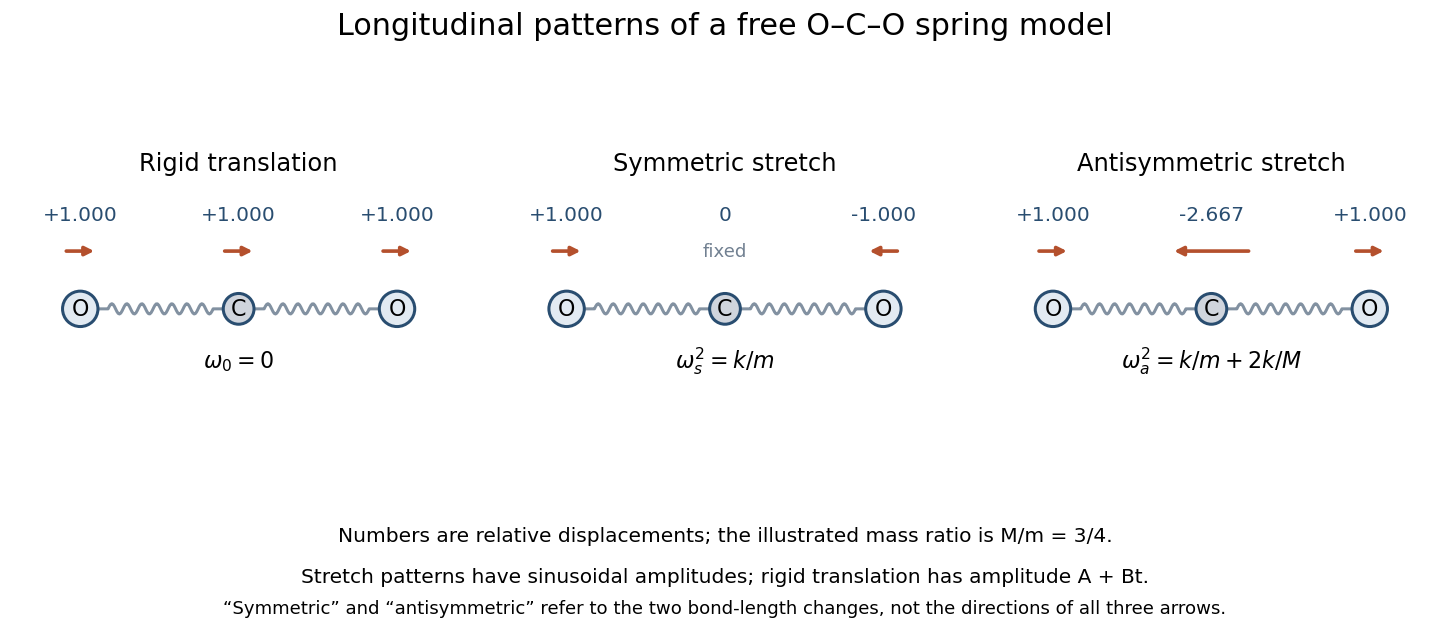

Write Python code to recreate this figure.
"""Original longitudinal molecular mode patterns. Python 3.14, NumPy 2.3, Matplotlib 3.10.
Run in the mirrored _media directory; PNG is saved to cwd on opaque white.
"""
from pathlib import Path
import matplotlib
matplotlib.use('Agg')
import matplotlib.pyplot as plt
from matplotlib.patches import Circle,FancyArrowPatch
import numpy as np


def spring(ax,left,right):
    xx=np.linspace(left,right,100);yy=np.zeros_like(xx)
    yy[8:-8]=.055*np.sin(np.linspace(0,14*np.pi,len(xx)-16))
    ax.plot(xx,yy,color='#8291a1',lw=1.5)


fig,axes=plt.subplots(1,3,figsize=(10,4.3),facecolor='white')
ratio=.75
shapes=[(1,1,1),(1,0,-1),(1,-2/ratio,1)]
titles=['Rigid translation','Symmetric stretch','Antisymmetric stretch']
freqs=[r'$\omega_0=0$',r'$\omega_s^2=k/m$',r'$\omega_a^2=k/m+2k/M$']
positions=[0,1.7,3.4];radii=[.19,.165,.19]
for ax,shape,title,freq in zip(axes,shapes,titles,freqs):
    spring(ax,positions[0]+radii[0],positions[1]-radii[1]);spring(ax,positions[1]+radii[1],positions[2]-radii[2])
    for p,rad,amplitude,label in zip(positions,radii,shape,['O','C','O']):
        ax.add_patch(Circle((p,0),rad,facecolor='#e2eaf2' if label=='O' else '#d0d5dd',edgecolor='#294d70',lw=1.5,zorder=3))
        ax.text(p,0,label,ha='center',va='center',fontsize=11)
        ax.text(p,.95,f'{amplitude:+.3f}' if amplitude else '0',ha='center',fontsize=10,color='#294d70')
        if amplitude:
            length=.3*amplitude
            ax.add_patch(FancyArrowPatch((p-length/2,.62),(p+length/2,.62),arrowstyle='-|>',shrinkA=0,shrinkB=0,mutation_scale=9,color='#b4502d',lw=1.8))
        else:ax.text(p,.62,'fixed',ha='center',va='center',fontsize=9,color='#718091')
    ax.text(1.7,-.63,freq,ha='center',fontsize=11)
    ax.set(xlim=(-.55,3.95),ylim=(-1,1.35),aspect='equal',title=title)
    ax.axis('off')
fig.suptitle('Longitudinal patterns of a free O–C–O spring model',fontsize=15,y=.98)
fig.text(.5,.13,'Numbers are relative displacements; the illustrated mass ratio is M/m = 3/4.',ha='center',fontsize=10)
fig.text(.5,.065,'Stretch patterns have sinusoidal amplitudes; rigid translation has amplitude A + Bt.',ha='center',fontsize=10)
fig.text(.5,.015,'“Symmetric” and “antisymmetric” refer to the two bond-length changes, not the directions of all three arrows.',ha='center',fontsize=9)
fig.subplots_adjust(left=.02,right=.98,top=.81,bottom=.25,wspace=.16)
fig.savefig(Path.cwd()/Path(__file__).with_suffix('.png').name,dpi=145,facecolor='white')
plt.close(fig)
